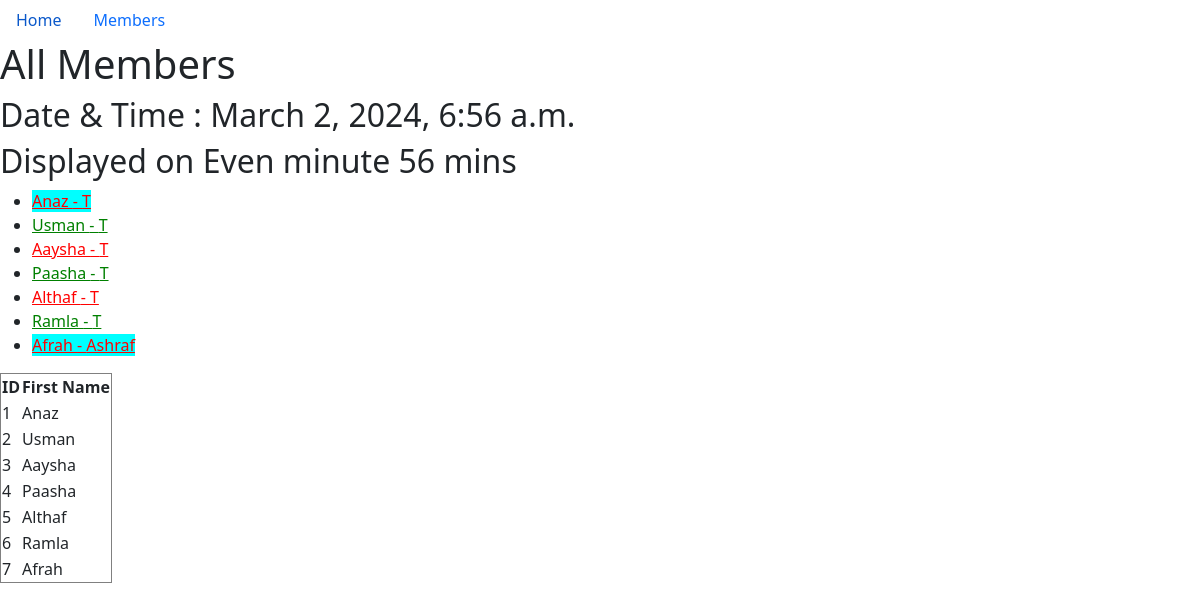
The page /members/ on the database its author committed.
### members/models.py (models this page shows, shortened)
class Members(models.Model):
    first_name = models.CharField(max_length = 255)
    last_name = models.CharField(max_length = 255)
    phone = models.IntegerField(null = True)
    joined_date = models.DateField(null = True)

### members/views.py (the view)
# urls.py: path('members/', views.members, name='members'),
def members(request):
  members_dict = {
    'members_key' : Members.objects.all().values(),
    'current_date' : datetime.now(),
    'is_even_minute' : datetime.now().minute % 2 == 0,
    'even_minute' : datetime.now().minute,
  }
  template = loader.get_template('all_members.html')
  return HttpResponse(template.render(members_dict, request))

### members/templates/all_members.html (shortened to what this page needs)
{% extends 'base.html' %}
{% block content %}
    <h1>All Members</h1>
    <h2>Date & Time : {{current_date}}</h2>
    {% if is_even_minute %}
    <h2>Displayed on Even minute {{even_minute}} mins</h2>
    {% else %}
    <h2>Displayed on Odd minute {{even_minute}} mins</h2>
    {% endif %}
    <ul>
        {% for x in members_key %}
        <li><a href="details/{{x.id}}"  style="color: {% cycle 'red' 'green' %};
            {% if forloop.first or forloop.last %} background-color: aqua; {% endif %}">
            {{x.first_name}} - {{x.last_name}}</a>
        </li>
        {% endfor %}
    </ul>
    <table border="1">
        <tr>
            <th>ID</th>
            <th>First Name</th>
        </tr>
        {%  for x in members_key %}
        <tr>
            <td>{{x.id}}</td>
            <td>{{x.first_name}}</td>
        </tr>
        {% endfor %}
    </table>
{% endblock %}

### members/templates/base.html (shortened to what this page needs)
{%  load static %}
<!DOCTYPE html>
<html>
    <link rel="stylesheet" href="{% static 'style.css' %}">
    <link href="https://cdn.jsdelivr.net/npm/bootstrap@5.3.2/dist/css/bootstrap.min.css" rel="stylesheet">
<body>
    <ul class="nav">
        <li class="nav-item">
          <a class="nav-link" href="/">Home</a>
        </li>
        <li class="nav-item">
          <a class="nav-link" href="/members">Members</a>
        </li>
      </ul>
    {% block content %} {% endblock %}
</body>
</html>

### members/static/style.css (style rules this page uses)
body { background-color: lightpink; font-family: Verdana, Geneva, Tahoma, sans-serif; }

### rows shown on the page
Members: first_name "Anaz", last_name "T", id "1"
Members: first_name "Usman", last_name "T", id "2"
Members: first_name "Aaysha", last_name "T", id "3"
Members: first_name "Paasha", last_name "T", id "4"
Members: first_name "Althaf", last_name "T", id "5"
Members: first_name "Ramla", last_name "T", id "6"
Members: first_name "Afrah", last_name "Ashraf", id "7"
